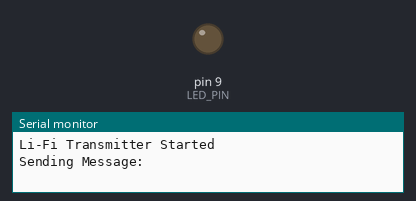
Bench run of a sketch on a simulated Arduino Uno, built with avr-gcc and run on an emulated ATmega328P. Parts: output pins drawn as LEDs (lit = HIGH), the last lines printed to the serial monitor.

Above: at 4.8 s.
At 17.67 s:
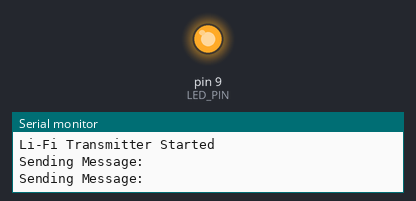
Timing chart, 0 to 18.1 s (numbered marks = the images above):
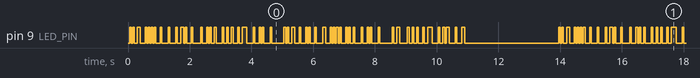

Measured:
- by itself, pin 9 (LED_PIN): moves between LOW and HIGH, repeating every 13.9 s

The sketch:

transmitter.ino
```cpp
/*
  Li-Fi Enabled Secure Communication for Submarines
  Transmitter Unit

  Hardware:
  Arduino UNO
  LED connected to Pin 9

  Function:
  Converts text message into optical signals using LED ON/OFF switching.
*/

#define LED_PIN 9

String message = "SUBMARINE SECURE LINK";

void setup() {
  pinMode(LED_PIN, OUTPUT);
  Serial.begin(9600);

  Serial.println("Li-Fi Transmitter Started");
}

void loop() {

  Serial.println("Sending Message:");

  for (int i = 0; i < message.length(); i++) {

    char data = message[i];

    sendByte(data);

    delay(100);
  }

  // End transmission signal
  sendByte('#');

  delay(3000);
}


// Convert character into binary and transmit using LED

void sendByte(char data) {

  for (int bit = 7; bit >= 0; bit--) {

    int bitValue = bitRead(data, bit);

    if (bitValue == 1) {
      digitalWrite(LED_PIN, HIGH);
    }
    else {
      digitalWrite(LED_PIN, LOW);
    }

    delay(50);
  }

  digitalWrite(LED_PIN, LOW);
}
```
